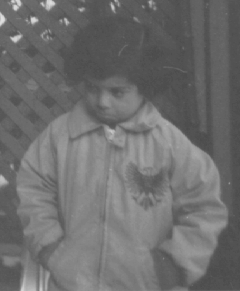
%> input picture Q3/pout.tif, 240 x 291 px
$ octave fourierTransform.m   (GNU Octave 9; MATLAB toolbox functions it lacks are replaced by stand-ins)
%> lines starting %> are read from the running program, lines starting %| are printed output that depends on the picture; in (x1, y1, x2, y2) boxes, pixels count from 0 and x2, y2 are one past the last pixel; in counts of white or black regions, pixels touching at a corner belong together; the program's own positions count from 1

% reading the image
B = imread('pout.tif');
%> B is the input picture: size 291x240 uint8; min 74, max 224, mean 110.3

figure, imshow(B);

%Taking fast fourier transform, 2 is because we are considering 2d matrix
ft_B = fft2(B);

% To display the transformation properly, we take log()
figure, imshow(log(1+fftshift(ft_B)),[]);
%> after `imshow(log(1+fftshift(ft_B)),[])`:
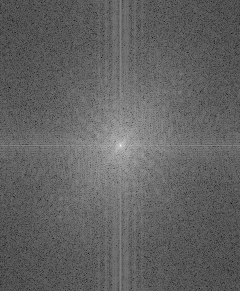
%> displayed picture: size 291x240, on the screen's scale of 0 to 255; min 0, max 255, mean 98.1


% Create filter
filter = ones(size(B));
rc = 146;
cc = 120;

for i = 1:291
    for j = 1:240
        dist = sqrt((rc-i)^2+(cc-j)^2);
        if dist < 19
            filter(i,j) = 0;
        end
    end
end
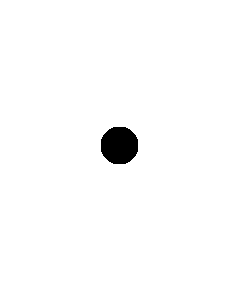
%> filter: size 291x240 double; values 0 (black) and 1 (white), 98.4% white; 1 black region, box (x1, y1, x2, y2) and area: (101, 127, 138, 164) 1125

figure, imshow(filter);
figure, imshow(~filter);

% apply filters
res1 = filter.*fftshift(ft_B);
res2 = ~filter.*fftshift(ft_B);

figure, imshow(log(1+res1),[]);
%> after `imshow(log(1+res1),[])`:
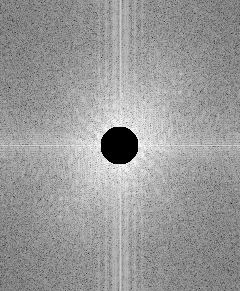
%> displayed picture: size 291x240, on the screen's scale of 0 to 255; min 0, max 255, mean 153.3
figure, imshow(log(1+res2),[]);
%> after `imshow(log(1+res2),[])`:
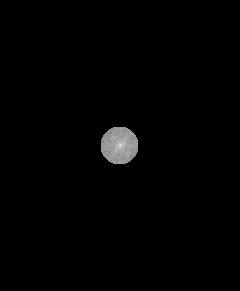
%> displayed picture: size 291x240, on the screen's scale of 0 to 255; min 0, max 255, mean 2.5

% Taking inverse fourrie transformation
figure, imshow(uint8(ifft2(ifftshift(res1))));
%> (this line was passed over: imshow is not available in this run)
figure, imshow(uint8(ifft2(ifftshift(res2))));
%> (this line was passed over: imshow is not available in this run)
